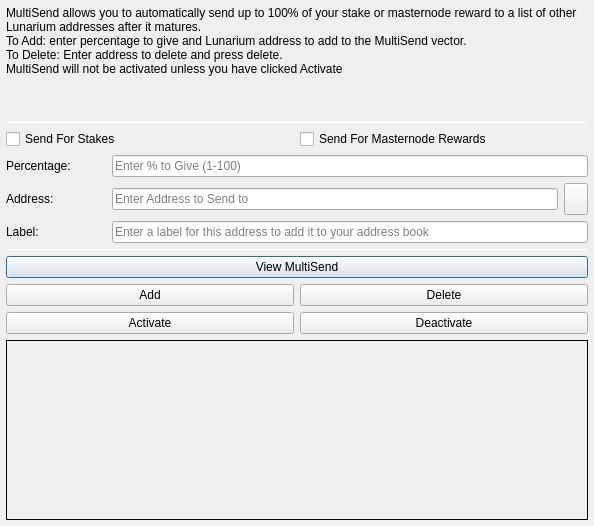
<?xml version="1.0" encoding="UTF-8"?>
<ui version="4.0">
 <class>MultiSendDialog</class>
 <widget class="QDialog" name="MultiSendDialog">
  <property name="windowModality">
   <enum>Qt::NonModal</enum>
  </property>
  <property name="geometry">
   <rect>
    <x>0</x>
    <y>0</y>
    <width>594</width>
    <height>526</height>
   </rect>
  </property>
  <property name="windowTitle">
   <string>MultiSend</string>
  </property>
  <layout class="QVBoxLayout" name="verticalLayout" stretch="0">
   <property name="leftMargin">
    <number>6</number>
   </property>
   <property name="topMargin">
    <number>6</number>
   </property>
   <property name="rightMargin">
    <number>6</number>
   </property>
   <property name="bottomMargin">
    <number>6</number>
   </property>
   <item>
    <layout class="QVBoxLayout" name="verticalLayout_Main" stretch="1,1,1,0,1,1,1">
     <item>
      <widget class="QLabel" name="label_2">
       <property name="lineWidth">
        <number>1</number>
       </property>
       <property name="text">
        <string>MultiSend allows you to automatically send up to 100% of your stake or masternode reward to a list of other Lunarium addresses after it matures.
To Add: enter percentage to give and Lunarium address to add to the MultiSend vector.
To Delete: Enter address to delete and press delete.
MultiSend will not be activated unless you have clicked Activate</string>
       </property>
       <property name="alignment">
        <set>Qt::AlignLeading|Qt::AlignLeft|Qt::AlignTop</set>
       </property>
       <property name="wordWrap">
        <bool>true</bool>
       </property>
      </widget>
     </item>
     <item>
      <widget class="Line" name="line">
       <property name="minimumSize">
        <size>
         <width>0</width>
         <height>1</height>
        </size>
       </property>
       <property name="maximumSize">
        <size>
         <width>16777215</width>
         <height>1</height>
        </size>
       </property>
       <property name="orientation">
        <enum>Qt::Horizontal</enum>
       </property>
      </widget>
     </item>
     <item>
      <layout class="QVBoxLayout" name="verticalLayout_Settings">
       <item>
        <layout class="QHBoxLayout" name="horizontalLayout">
         <item>
          <widget class="QCheckBox" name="multiSendStakeCheckBox">
           <property name="text">
            <string>Send For Stakes</string>
           </property>
          </widget>
         </item>
         <item>
          <widget class="QCheckBox" name="multiSendMasternodeCheckBox">
           <property name="text">
            <string>Send For Masternode Rewards</string>
           </property>
          </widget>
         </item>
        </layout>
       </item>
       <item>
        <layout class="QHBoxLayout" name="horizontalLayout_6">
         <item>
          <widget class="QLabel" name="label">
           <property name="minimumSize">
            <size>
             <width>100</width>
             <height>0</height>
            </size>
           </property>
           <property name="toolTip">
            <string>Percentage of stake to send</string>
           </property>
           <property name="text">
            <string>Percentage:</string>
           </property>
          </widget>
         </item>
         <item>
          <widget class="QLineEdit" name="multiSendPercentEdit">
           <property name="toolTip">
            <string>Enter whole numbers 1 - 100</string>
           </property>
           <property name="placeholderText">
            <string>Enter % to Give (1-100)</string>
           </property>
          </widget>
         </item>
        </layout>
       </item>
       <item>
        <layout class="QHBoxLayout" name="horizontalLayout_7">
         <item>
          <widget class="QLabel" name="label_5">
           <property name="minimumSize">
            <size>
             <width>100</width>
             <height>0</height>
            </size>
           </property>
           <property name="toolTip">
            <string>Address to send portion of stake to</string>
           </property>
           <property name="text">
            <string>Address:</string>
           </property>
          </widget>
         </item>
         <item>
          <widget class="QLineEdit" name="multiSendAddressEdit">
           <property name="toolTip">
            <string/>
           </property>
           <property name="placeholderText">
            <string>Enter Address to Send to</string>
           </property>
          </widget>
         </item>
         <item>
          <widget class="QToolButton" name="addressBookButton">
           <property name="maximumSize">
            <size>
             <width>16777215</width>
             <height>32</height>
            </size>
           </property>
           <property name="toolTip">
            <string>Choose an address from the address book</string>
           </property>
           <property name="text">
            <string/>
           </property>
           <property name="icon">
            <iconset resource="../lunarium.qrc">
             <normaloff>:/icons/address-book</normaloff>:/icons/address-book</iconset>
           </property>
           <property name="shortcut">
            <string>Alt+A</string>
           </property>
          </widget>
         </item>
        </layout>
       </item>
      </layout>
     </item>
     <item>
      <layout class="QHBoxLayout" name="horizontalLayout_3">
       <item>
        <widget class="QLabel" name="label_3">
         <property name="minimumSize">
          <size>
           <width>100</width>
           <height>0</height>
          </size>
         </property>
         <property name="text">
          <string>Label:</string>
         </property>
        </widget>
       </item>
       <item>
        <widget class="QLineEdit" name="labelAddressLabelEdit">
         <property name="placeholderText">
          <string>Enter a label for this address to add it to your address book</string>
         </property>
        </widget>
       </item>
      </layout>
     </item>
     <item>
      <widget class="Line" name="line_2">
       <property name="minimumSize">
        <size>
         <width>0</width>
         <height>1</height>
        </size>
       </property>
       <property name="maximumSize">
        <size>
         <width>16777215</width>
         <height>1</height>
        </size>
       </property>
       <property name="orientation">
        <enum>Qt::Horizontal</enum>
       </property>
      </widget>
     </item>
     <item>
      <layout class="QVBoxLayout" name="verticalLayout_Buttons">
       <item>
        <layout class="QHBoxLayout" name="horizontalLayout_4">
         <item>
          <widget class="QPushButton" name="viewButton">
           <property name="toolTip">
            <string/>
           </property>
           <property name="statusTip">
            <string>View MultiSend Vector</string>
           </property>
           <property name="text">
            <string>View MultiSend</string>
           </property>
          </widget>
         </item>
        </layout>
       </item>
       <item>
        <layout class="QHBoxLayout" name="horizontalLayout_2">
         <item>
          <widget class="QPushButton" name="addButton">
           <property name="toolTip">
            <string/>
           </property>
           <property name="statusTip">
            <string>Add to MultiSend Vector</string>
           </property>
           <property name="text">
            <string>Add</string>
           </property>
          </widget>
         </item>
         <item>
          <widget class="QPushButton" name="deleteButton">
           <property name="toolTip">
            <string/>
           </property>
           <property name="statusTip">
            <string>Delete Address From MultiSend Vector</string>
           </property>
           <property name="text">
            <string>Delete</string>
           </property>
          </widget>
         </item>
        </layout>
       </item>
       <item>
        <layout class="QHBoxLayout" name="horizontalLayout_5">
         <item>
          <widget class="QPushButton" name="activateButton">
           <property name="statusTip">
            <string>Activate MultiSend</string>
           </property>
           <property name="text">
            <string>Activate</string>
           </property>
          </widget>
         </item>
         <item>
          <widget class="QPushButton" name="disableButton">
           <property name="statusTip">
            <string>Deactivate MultiSend</string>
           </property>
           <property name="text">
            <string>Deactivate</string>
           </property>
          </widget>
         </item>
        </layout>
       </item>
      </layout>
     </item>
     <item>
      <widget class="QLabel" name="message">
       <property name="minimumSize">
        <size>
         <width>0</width>
         <height>180</height>
        </size>
       </property>
       <property name="frameShape">
        <enum>QFrame::Panel</enum>
       </property>
       <property name="frameShadow">
        <enum>QFrame::Plain</enum>
       </property>
       <property name="lineWidth">
        <number>1</number>
       </property>
       <property name="midLineWidth">
        <number>1</number>
       </property>
       <property name="text">
        <string/>
       </property>
       <property name="alignment">
        <set>Qt::AlignLeading|Qt::AlignLeft|Qt::AlignTop</set>
       </property>
       <property name="wordWrap">
        <bool>true</bool>
       </property>
      </widget>
     </item>
    </layout>
   </item>
  </layout>
 </widget>
 <resources>
  <include location="../lunarium.qrc"/>
 </resources>
 <connections/>
</ui>
